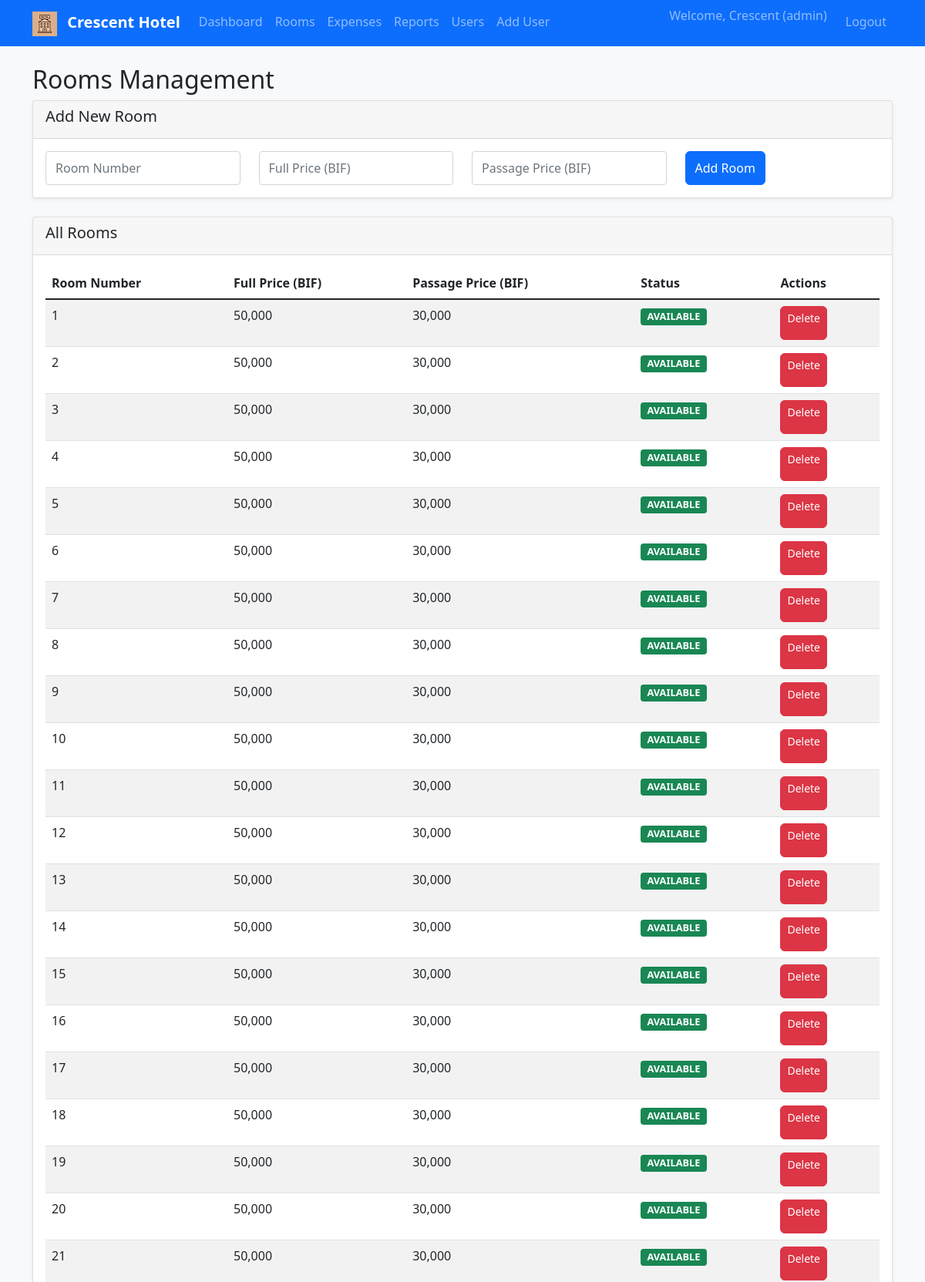
Page /rooms (signed in, upper part) on the committed database.
### tables this page shows
CREATE TABLE "rooms" (
                room_id INTEGER PRIMARY KEY AUTOINCREMENT,
                room_number INTEGER UNIQUE NOT NULL,
                status TEXT DEFAULT 'available',
                price_full REAL NOT NULL,
                price_passage REAL NOT NULL
            );

### app.py (the view)
@app.route('/rooms')
@login_required()
def rooms():
    conn = get_db_connection()
    rooms = conn.execute('SELECT * FROM rooms ORDER BY room_number').fetchall()
    conn.close()
    return render_template('rooms.html', rooms=rooms)

### app.py (called while the page is built)
def login_required(role=None):
    def decorator(f):
        @functools.wraps(f)
        def decorated_function(*args, **kwargs):
            if 'user_id' not in session:
                return redirect(url_for('login'))
            if role and session.get('role') != role:
                flash('Access denied. Insufficient permissions.', 'danger')
                return redirect(url_for('dashboard'))
            return f(*args, **kwargs)
        return decorated_function
    return decorator

### database.py (called while the page is built)
def get_db_connection():
    conn = sqlite3.connect('hotel.db')
    conn.row_factory = sqlite3.Row
    return conn

### templates/rooms.html (shortened to what this page needs)
{% extends "base.html" %}
{% block content %}
<div class="row">
    <div class="col-md-12">
        <h2>Rooms Management</h2>
        {% if session.role == 'admin' %}
        <div class="card mb-4">
            <div class="card-header">
                <h5>Add New Room</h5>
            </div>
            <div class="card-body">
                <form method="POST" action="{{ url_for('add_room') }}">
                    <div class="row">
                        <div class="col-md-3">
                            <input type="number" class="form-control" name="room_number" placeholder="Room Number" required>
                        </div>
                        <div class="col-md-3">
                            <input type="number" class="form-control" name="price_full" placeholder="Full Price (BIF)" step="0.01" required>
                        </div>
                        <div class="col-md-3">
                            <input type="number" class="form-control" name="price_passage" placeholder="Passage Price (BIF)" step="0.01" required>
                        </div>
                        <div class="col-md-3">
                            <button type="submit" class="btn btn-primary">Add Room</button>
                        </div>
                    </div>
                </form>
            </div>
        </div>
        {% endif %}
        <div class="card">
            <div class="card-header">
                <h5>All Rooms</h5>
            </div>
            <div class="card-body">
                <div class="table-responsive">
                    <table class="table table-striped">
                        <thead>
                            <tr>
                                <th>Room Number</th>
                                <th>Full Price (BIF)</th>
                                <th>Passage Price (BIF)</th>
                                <th>Status</th>
                                {% if session.role == 'admin' %}
                                <th>Actions</th>
                                {% endif %}
                            </tr>
                        </thead>
                        <tbody>
                            {% for room in rooms %}
                            <tr>
                                <td>{{ room.room_number }}</td>
                                <td>{{ "{:,.0f}".format(room.price_full) }}</td>
                                <td>{{ "{:,.0f}".format(room.price_passage) }}</td>
                                <td>
                                    <span class="badge {% if room.status == 'available' %}bg-success{% else %}bg-danger{% endif %}">
                                        {{ room.status|upper }}
                                    </span>
                                </td>
                                {% if session.role == 'admin' %}
                                <td>
                                    {% if room.status == 'available' %}
                                    <a href="{{ url_for('delete_room', room_id=room.room_id) }}"
                                       class="btn btn-danger btn-sm"
                                       onclick="return confirm('Are you sure you want to delete this room?')">
                                        Delete
                                    </a>
                                    {% else %}
                                    <button class="btn btn-danger btn-sm" disabled>Delete</button>
                                    {% endif %}
                                </td>
                                {% endif %}
                            </tr>
                            {% endfor %}
                        </tbody>
                    </table>
                </div>
            </div>
        </div>
    </div>
</div>
{% endblock %}

### static/css/style.css (style rules this page uses)
body { background-color: #f8f9fa; -webkit-tap-highlight-color: transparent; -webkit-touch-callout: none; -webkit-user-select: none; user-select: none; }
.card { box-shadow: 0 0.125rem 0.25rem rgba(0, 0, 0, 0.075); border: 1px solid rgba(0, 0, 0, 0.125); transition: transform 0.2s ease-in-out; }
.table th { border-top: none; }
.badge { font-size: 0.8em; }
.btn { border-radius: 0.375rem; transition: all 0.2s ease-in-out; -webkit-tap-highlight-color: transparent; }
.btn, .nav-link, .form-control { min-height: 44px; min-width: 44px; }
button, a, .btn { -webkit-user-select: none; -moz-user-select: none; -ms-user-select: none; user-select: none; }
.form-control { font-size: 16px; }
html { scroll-behavior: smooth; }

### rows in the picture
rooms: room_number "1", price_full "50,000", price_passage "30,000", status "AVAILABLE"
rooms: room_number "2", price_full "50,000", price_passage "30,000", status "AVAILABLE"
rooms: room_number "3", price_full "50,000", price_passage "30,000", status "AVAILABLE"
rooms: room_number "4", price_full "50,000", price_passage "30,000", status "AVAILABLE"
rooms: room_number "5", price_full "50,000", price_passage "30,000", status "AVAILABLE"
rooms: room_number "6", price_full "50,000", price_passage "30,000", status "AVAILABLE"
rooms: room_number "7", price_full "50,000", price_passage "30,000", status "AVAILABLE"
rooms: room_number "8", price_full "50,000", price_passage "30,000", status "AVAILABLE"
rooms: room_number "9", price_full "50,000", price_passage "30,000", status "AVAILABLE"
rooms: room_number "10", price_full "50,000", price_passage "30,000", status "AVAILABLE"
rooms: room_number "11", price_full "50,000", price_passage "30,000", status "AVAILABLE"
rooms: room_number "12", price_full "50,000", price_passage "30,000", status "AVAILABLE"
rooms: room_number "13", price_full "50,000", price_passage "30,000", status "AVAILABLE"
rooms: room_number "14", price_full "50,000", price_passage "30,000", status "AVAILABLE"
rooms: room_number "15", price_full "50,000", price_passage "30,000", status "AVAILABLE"
rooms: room_number "16", price_full "50,000", price_passage "30,000", status "AVAILABLE"
rooms: room_number "17", price_full "50,000", price_passage "30,000", status "AVAILABLE"
rooms: room_number "18", price_full "50,000", price_passage "30,000", status "AVAILABLE"
rooms: room_number "19", price_full "50,000", price_passage "30,000", status "AVAILABLE"
rooms: room_number "20", price_full "50,000", price_passage "30,000", status "AVAILABLE"
rooms: room_number "21", price_full "50,000", price_passage "30,000", status "AVAILABLE"

### other values in the picture
{{ session.username }} "Crescent"
{{ session.role }} "admin"
